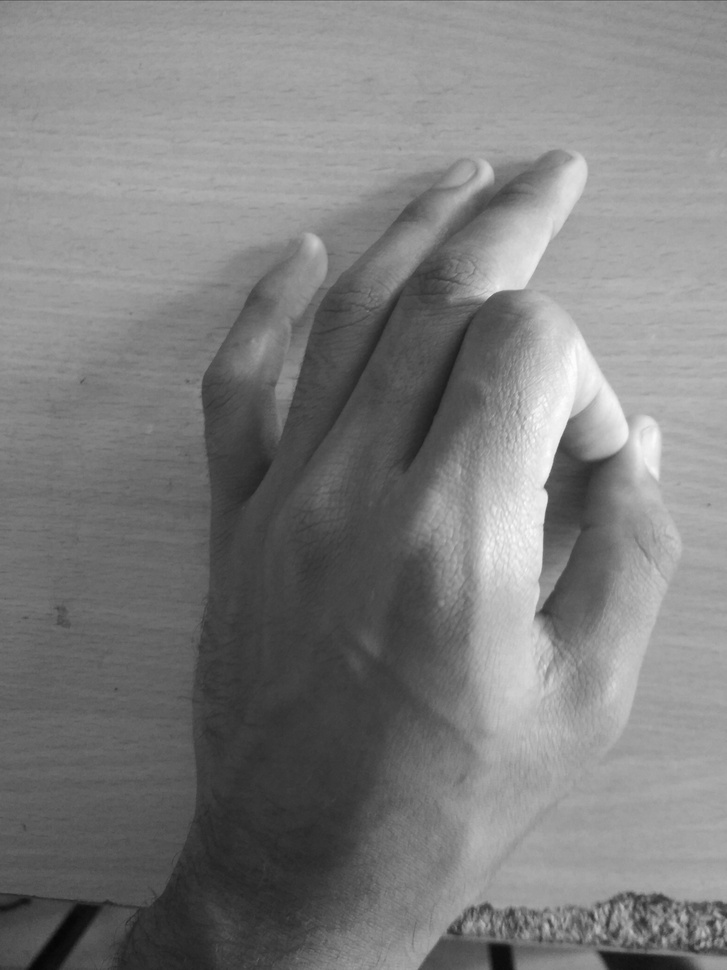
#> input picture shit/hand/0.jpg, 727 x 970 px, shrunk from 3120 x 4160 before the run, found by its file name; its folder holds only this picture in this run
$ python rotate.py
#> lines starting #> are read from the running program, lines starting #| are printed output that depends on the picture
#> further down, x is the input picture: shape (970, 727); min 4, max 254, mean 125.8
import cv2
import numpy as np
import imutils
import os

images = [n for n in os.listdir('shit/hand/') if n[-4:]=='.jpg']
index=0
print(images)


def rotate_bound(image, angle):
    # grab the dimensions of the image and then determine the
    # center
#> called with angle = 90
    print(image)
#> (printed output is left out)
    (h, w) = image.shape[:2]
#> h = 970; w = 727
    (cX, cY) = (w // 2, h // 2)
#> cX = 363; cY = 485

    # grab the rotation matrix (applying the negative of the
    # angle to rotate clockwise), then grab the sine and cosine
    # (i.e., the rotation components of the matrix)
    M = cv2.getRotationMatrix2D((cX, cY), angle, 1.0)
    cos = np.abs(M[0, 0])
#> cos = 6.12e-17
    sin = np.abs(M[0, 1])
#> sin = 1

    # compute the new bounding dimensions of the image
    nW = int((h * sin) + (w * cos))
#> nW = 970
    nH = int((h * cos) + (w * sin))
#> nH = 727

    # adjust the rotation matrix to take into account translation
    M[0, 2] += (nW / 2) - cX
    M[1, 2] += (nH / 2) - cY

    # perform the actual rotation and return the image
    return cv2.warpAffine(image, M, (nW, nH))
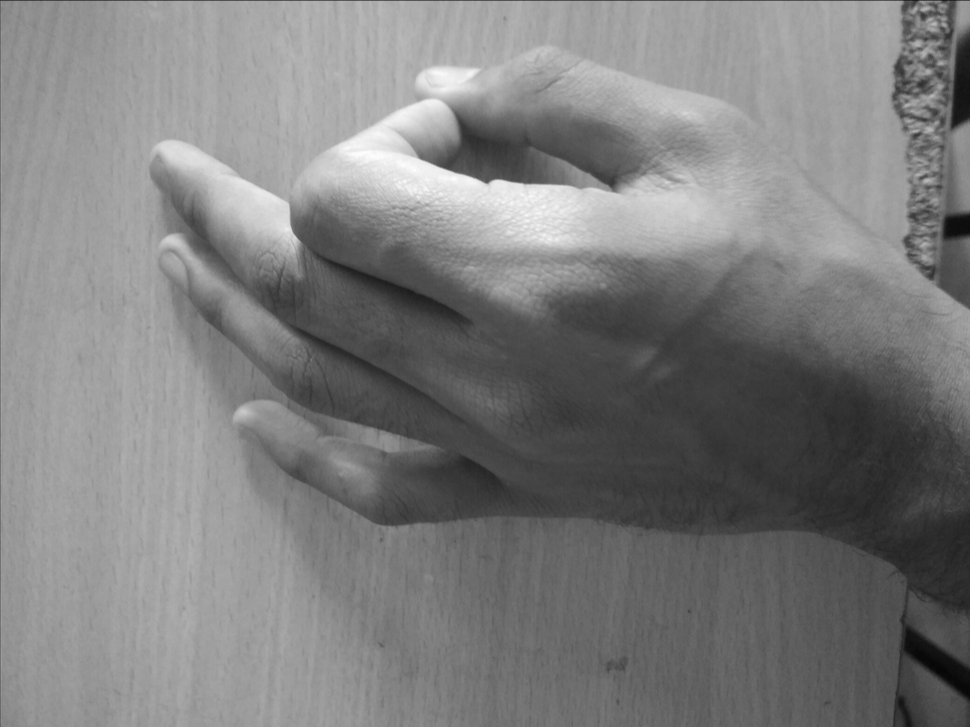
#> returned value: shape (727, 970); min 5, max 253, mean 125.9

while(1):
    print(images[index])
    x=cv2.imread('shit/hand/'+images[index],0)
#    cv2.imshow('hi',x)
    cv2.imwrite('shit/'+str(index)+'.jpg',rotate_bound(x,90))
    index+=1
    k = cv2.waitKey(1) & 0xFF
#> (key q is pressed here)
    if k == ord('q'):
        break         # wait for ESC key to exit

cv2.destroyAllWindows()

$ run again, on shit/hand/12.jpg
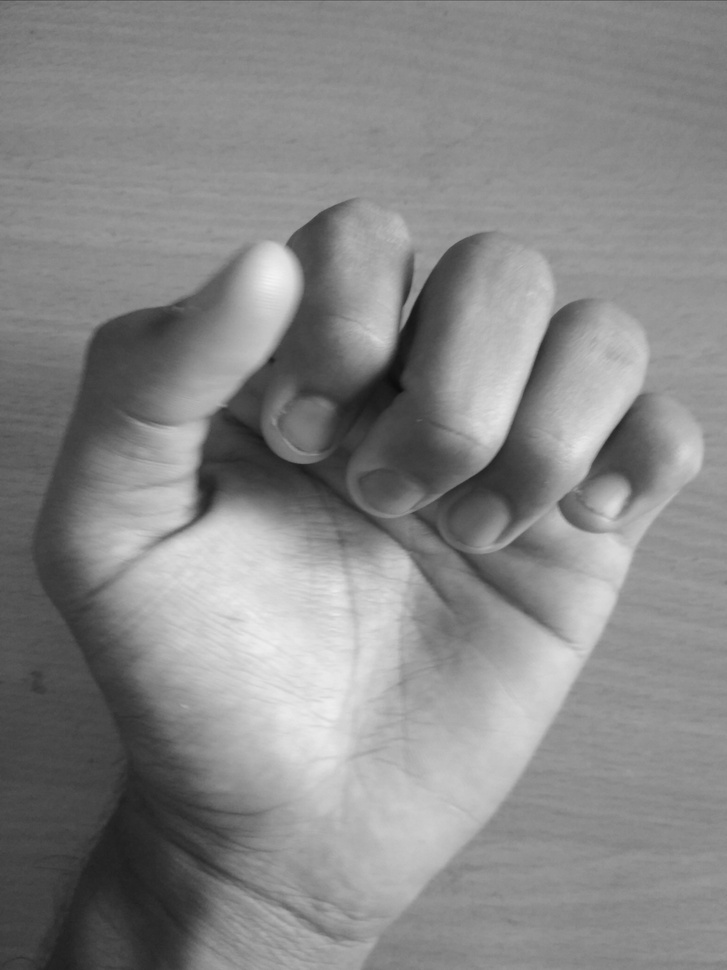
#> input picture shit/hand/12.jpg, 727 x 970 px, shrunk from 3120 x 4160 before the run, found by its file name
#> x is the input picture: shape (970, 727); min 13, max 243, mean 135.5
#> (printed output is left out)
#> in rotate_bound, `return cv2.warpAffine(image, M, (nW, nH))`:
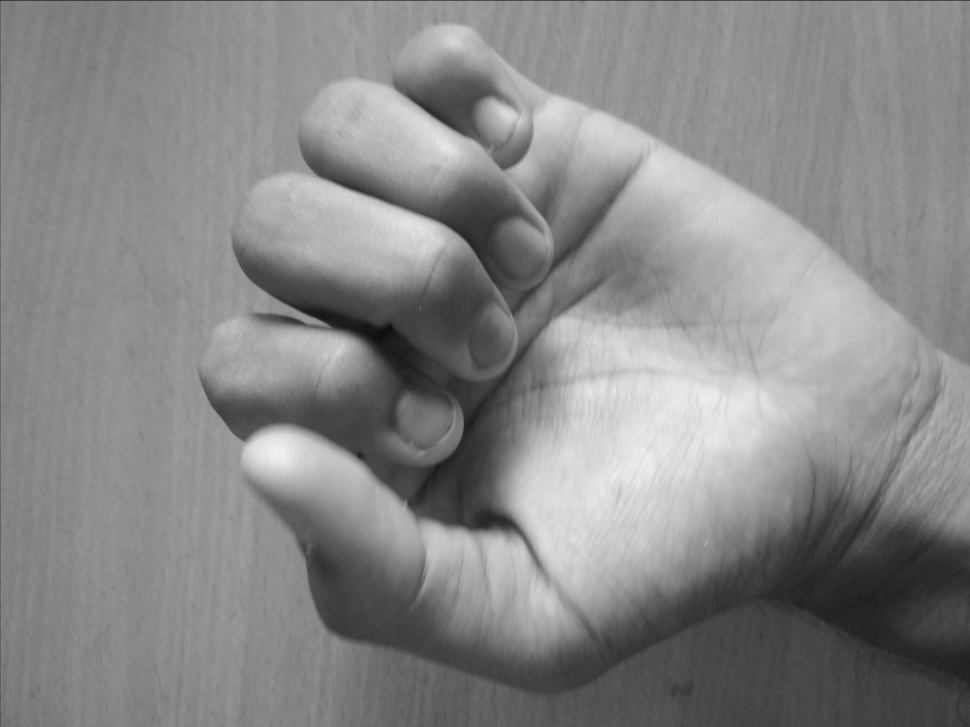
#> returned value: shape (727, 970); min 13, max 243, mean 135.7

$ run again, on shit/hand/13.jpg
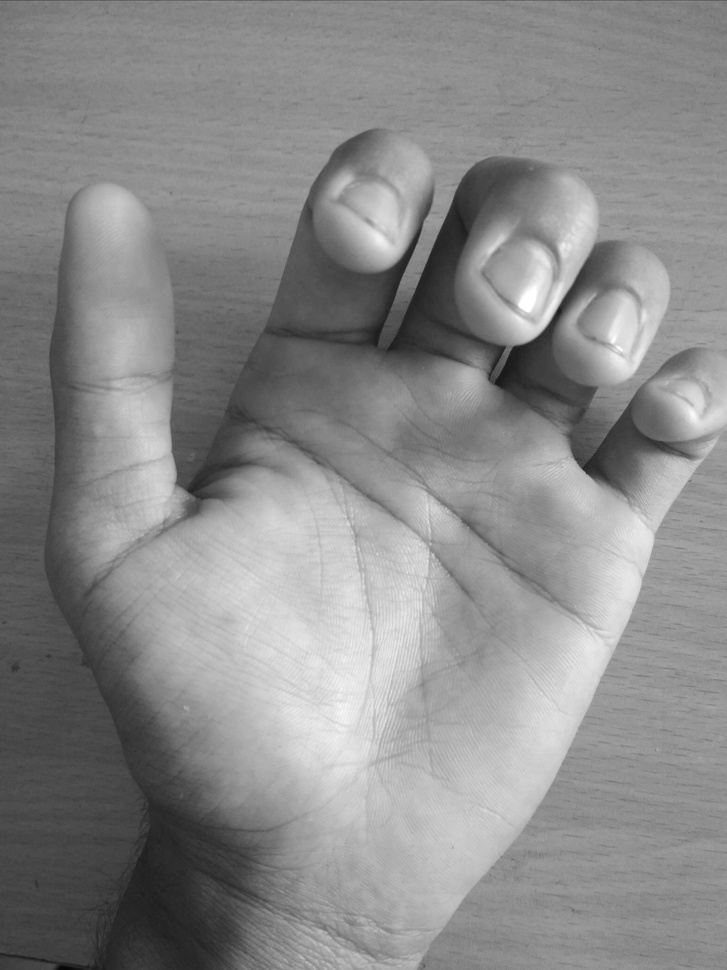
#> input picture shit/hand/13.jpg, 727 x 970 px, shrunk from 3120 x 4160 before the run, found by its file name
#> x is the input picture: shape (970, 727); min 6, max 255, mean 138
#> (printed output is left out)
#> in rotate_bound, `return cv2.warpAffine(image, M, (nW, nH))`:
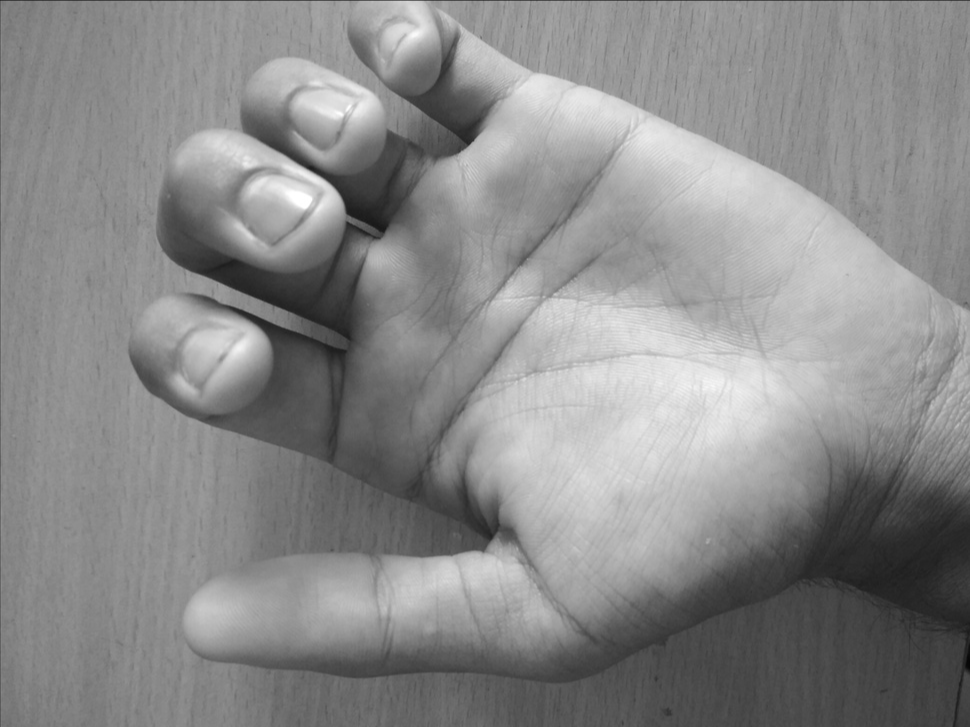
#> returned value: shape (727, 970); min 6, max 255, mean 138.2

$ run again, on shit/hand/14.jpg
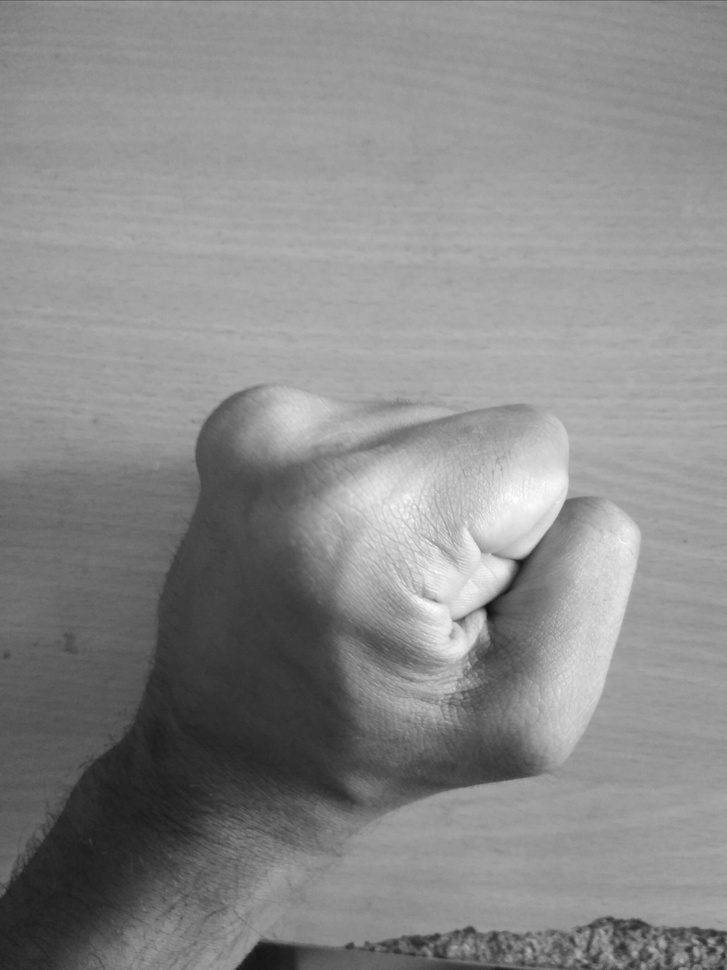
#> input picture shit/hand/14.jpg, 727 x 970 px, shrunk from 3120 x 4160 before the run, found by its file name
#> x is the input picture: shape (970, 727); min 14, max 255, mean 137.7
#> (printed output is left out)
#> in rotate_bound, `return cv2.warpAffine(image, M, (nW, nH))`:
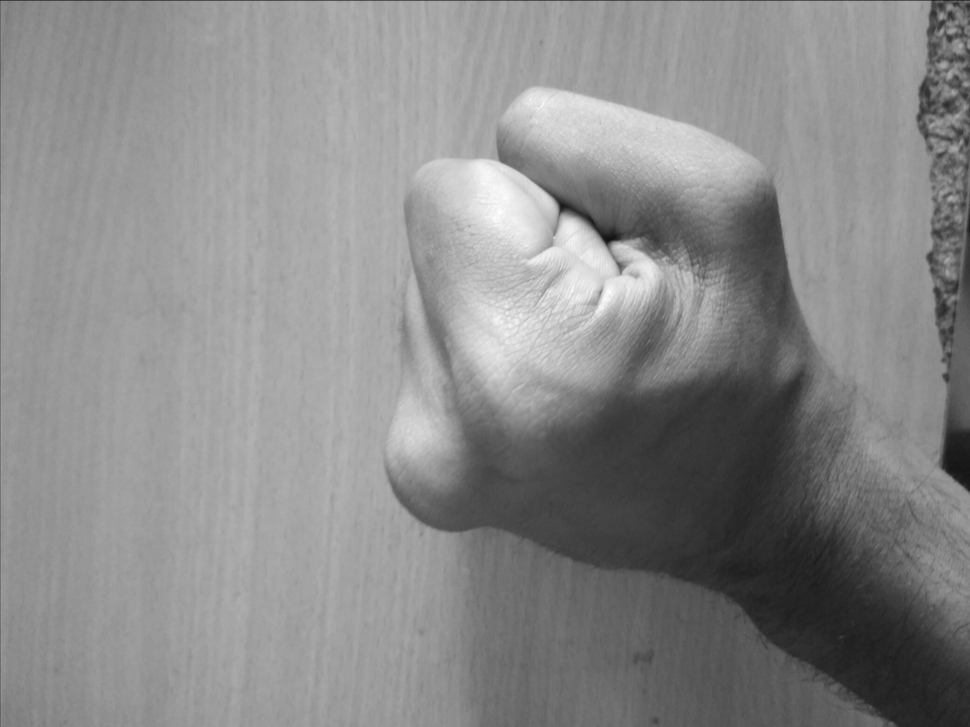
#> returned value: shape (727, 970); min 17, max 254, mean 137.9

$ run again, on shit/hand/1.jpg
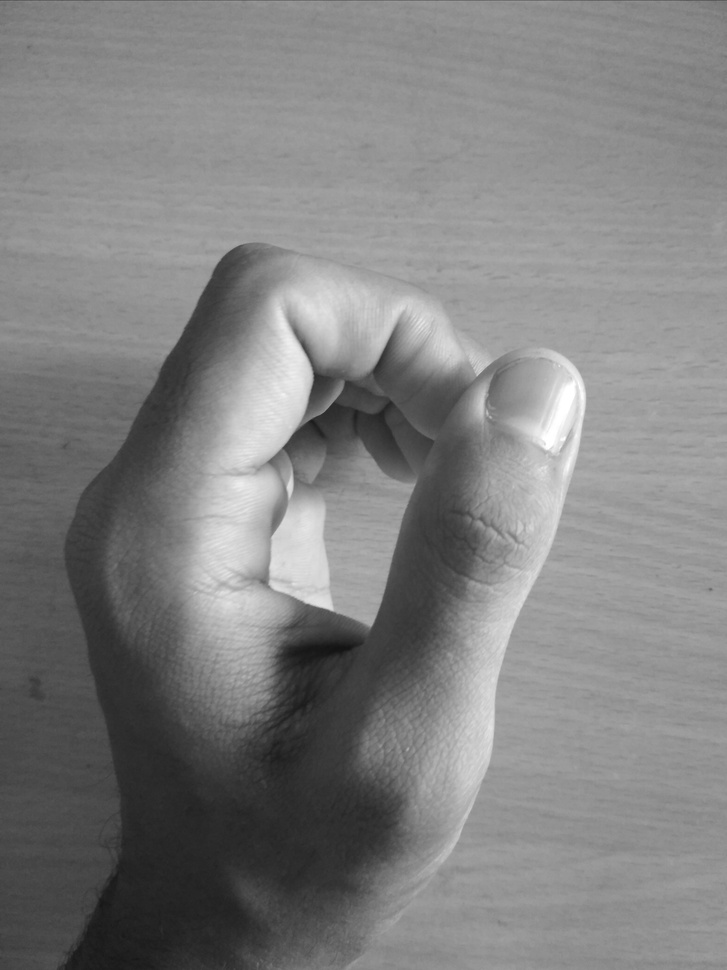
#> input picture shit/hand/1.jpg, 727 x 970 px, shrunk from 3120 x 4160 before the run, found by its file name
#> x is the input picture: shape (970, 727); min 18, max 255, mean 128.6
#> (printed output is left out)
#> in rotate_bound, `return cv2.warpAffine(image, M, (nW, nH))`:
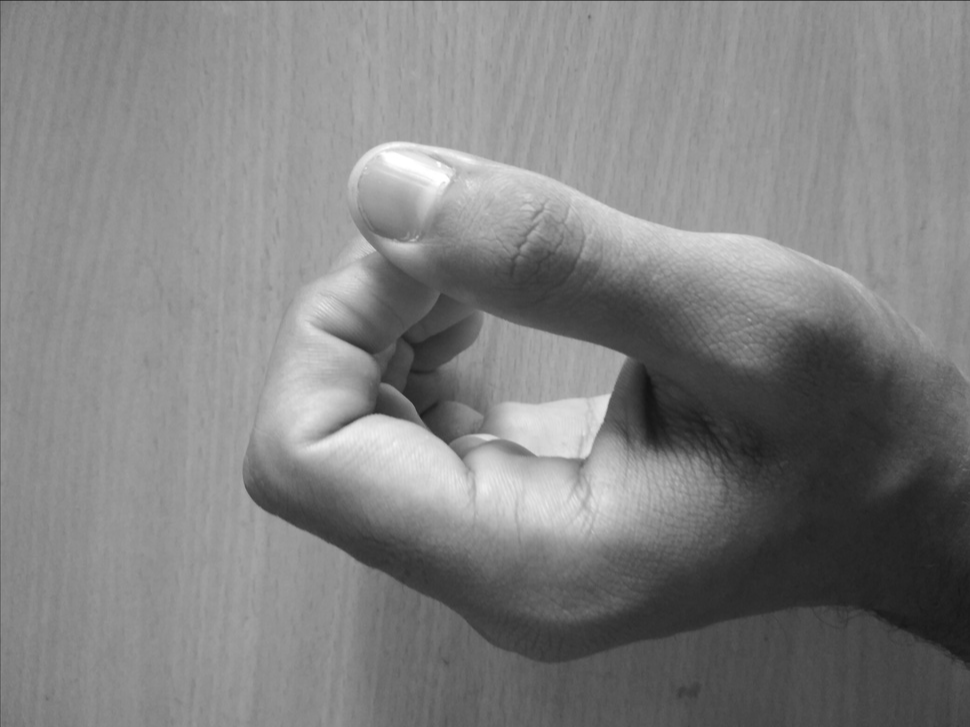
#> returned value: shape (727, 970); min 19, max 255, mean 128.8
